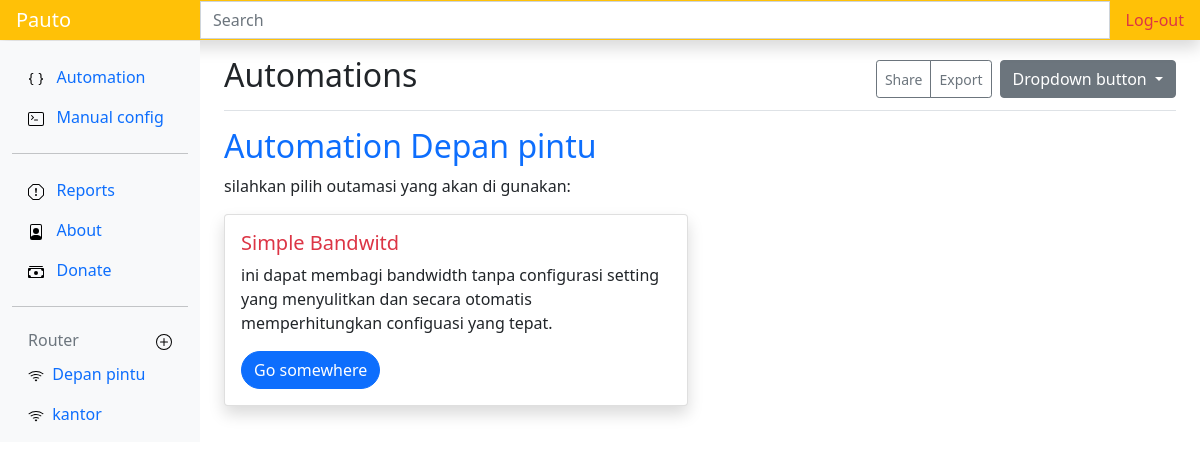
The app's page / (signed in) with its own data.
### routerapp/models.py (models this page shows, shortened)
class Routerm(models.Model):
    nama = models.CharField(max_length=50)
    host = models.CharField(max_length=50)
    user = models.CharField(max_length=30)
    password = models.CharField(max_length=50, blank=True)
    kecepatan_internet = models.IntegerField(blank=True)
    pub_date = models.DateField(auto_now=True)
    pass

class Automation(models.Model):
    nama = models.CharField(max_length=50)
    deskripsi = models.TextField()
    status = models.CharField(max_length=15, blank=True)
    pass

### routerapp/views.py (the view)
# urls.py: path('', views.homepage, name='show'),
@login_required(login_url=settings.LOGIN_URL)
def homepage(request):
    auto = Automation.objects.all()
    router = Routerm.objects.all()
    context = {
        'auto': auto,
        'router': router,
        'count': 0
    }
    return render(request, "home.html", context)

### routerapp/templates/home.html (shortened to what this page needs)
{% extends 'base.html' %}
{% load static %}
{% block judul %}
Automations
{% endblock judul %}
{% block content %}
 {% for router in router|slice:":1" %}
    <h2 class="text-primary">Automation {{router.nama}}</h2>
    <p>silahkan pilih outamasi yang akan di gunakan:</p>
    <div class="row ">
    {% for auto in auto %}
    <div class="col-sm-6 ">
      <div class="card shadow">
        <div class="card-body">
          <h5 class="card-title text-danger">{{auto.nama}}</h5>
          <p class="card-text">{{auto.deskripsi}}.</p>
          <a href="{% url 'conpcq1' router.id %}" class="btn btn-primary rounded-pill">Go somewhere</a>
        </div>
      </div>
    </div>
    {% endfor %}
    </div>
 {% endfor %}
{% endblock content %}
{% block router %}
    {% for router in router %}
        <li class="nav-item">
        <a class="nav-link {% if router.id == "s" %}shadow text-white bg-info{% endif %}" href="{% url 'router' router.id %}">
            <img src="{% static 'icons/wifi.svg' %}" alt="">&nbsp;
            {{router.nama}}
        </a>
    </li>
    {% endfor %}
{% endblock router %}

### records on screen
Routerm: nama "Depan pintu"
Routerm: nama "kantor"
Automation: nama "Simple Bandwitd", deskripsi "ini dapat membagi bandwidth tanpa configurasi setting yang menyulitkan dan secara otomatis memperhitungkan configuasi yang tepat"
